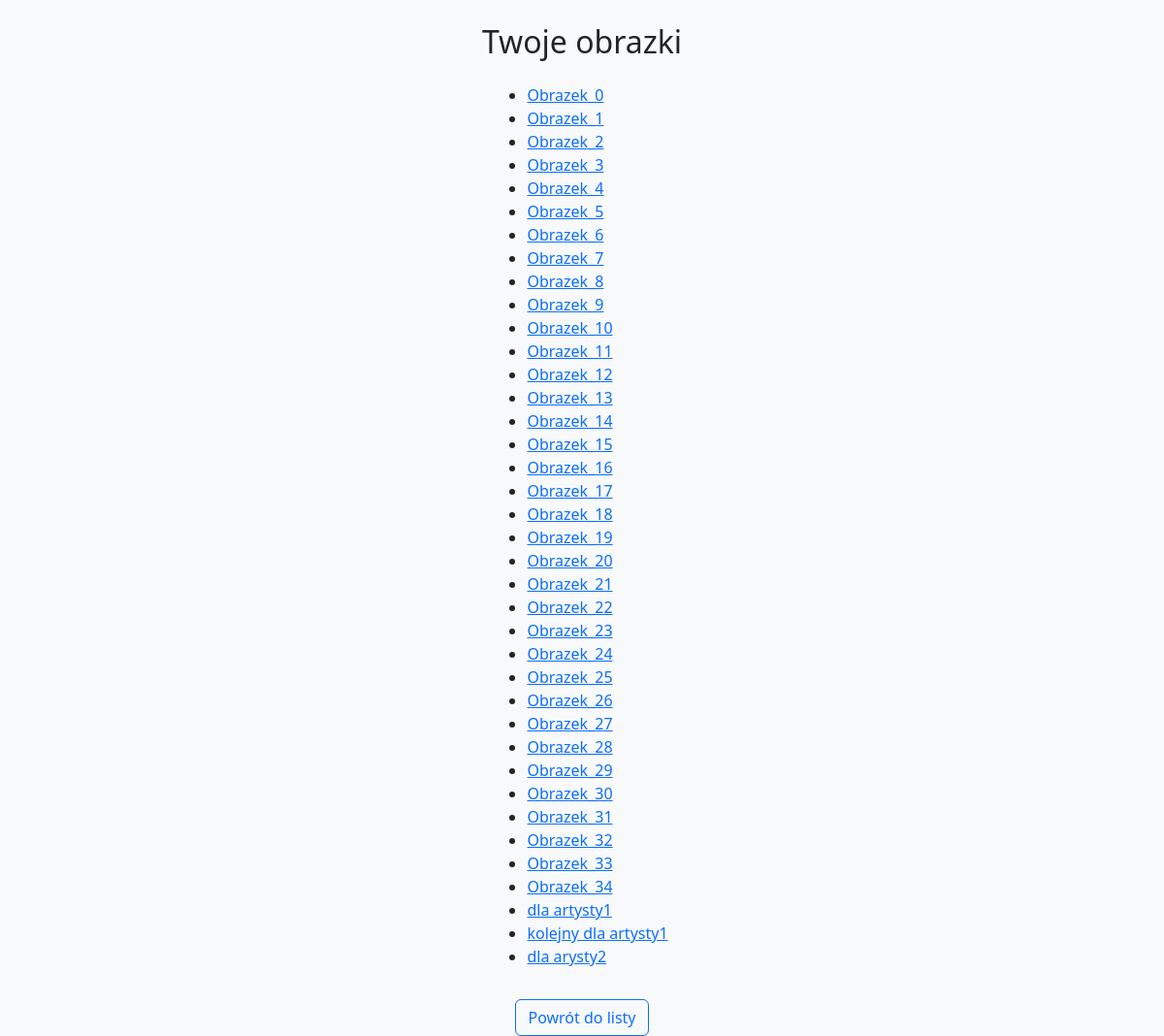
The page /images/my-images/ (signed in) on the database its author committed.
### images_gallery/models.py (models this page shows, shortened)
class Image(models.Model):
    title = models.CharField(max_length=255)
    svg_data = models.TextField()
    width = models.IntegerField(default=100)
    height = models.IntegerField(default=100)
    artist = models.ForeignKey(settings.AUTH_USER_MODEL, on_delete=models.CASCADE, related_name='assigned_images', null=True, blank=True)
    description = models.TextField(blank=True, null=True)
    publication_date = models.DateTimeField(default=timezone.now)
    tags = models.ManyToManyField(Tag, related_name='images')

### images_gallery/views.py (the view)
# urls.py: path('my-images/', my_images, name='my_images'),
def my_images(request):
    if request.user.is_superuser:
        images = Image.objects.all()
    else:
        images = Image.objects.filter(artist=request.user)
    return render(request, 'images_gallery/my_images_list.html', {'images': images})

### images_gallery/templates/images_gallery/my_images_list.html (shortened to what this page needs)
<!DOCTYPE html>
<html>
<head>
    <link href="https://cdn.jsdelivr.net/npm/bootstrap@5.3.3/dist/css/bootstrap.min.css" rel="stylesheet">
</head>
<body class="bg-light">
<div class="text-center mt-4">
    <h2>Twoje obrazki</h2>
</div>
<div class="d-flex justify-content-center mt-4">
    <ul>
        {% for image in images %}
        <li><a href="{% url 'image_detail_editable' pk=image.pk %}">{{ image.title }}</a></li>
        {% endfor %}
    </ul>
</div>
<div class="text-center mt-3">
    <a href="{% url 'all_images_list' %}" class="btn btn-outline-primary">Powrót do listy</a>
</div>
</body>
</html>

### rows shown on the page
Image: title "Obrazek_0"
Image: title "Obrazek_1"
Image: title "Obrazek_2"
Image: title "Obrazek_3"
Image: title "Obrazek_4"
Image: title "Obrazek_5"
Image: title "Obrazek_6"
Image: title "Obrazek_7"
Image: title "Obrazek_8"
Image: title "Obrazek_9"
Image: title "Obrazek_10"
Image: title "Obrazek_11"
Image: title "Obrazek_12"
Image: title "Obrazek_13"
Image: title "Obrazek_14"
Image: title "Obrazek_15"
Image: title "Obrazek_16"
Image: title "Obrazek_17"
Image: title "Obrazek_18"
Image: title "Obrazek_19"
Image: title "Obrazek_20"
Image: title "Obrazek_21"
Image: title "Obrazek_22"
Image: title "Obrazek_23"
Image: title "Obrazek_24"
Image: title "Obrazek_25"
Image: title "Obrazek_26"
Image: title "Obrazek_27"
Image: title "Obrazek_28"
Image: title "Obrazek_29"
Image: title "Obrazek_30"
Image: title "Obrazek_31"
Image: title "Obrazek_32"
Image: title "Obrazek_33"
Image: title "Obrazek_34"
Image: title "dla artysty1"
Image: title "kolejny dla artysty1"
Image: title "dla arysty2"
